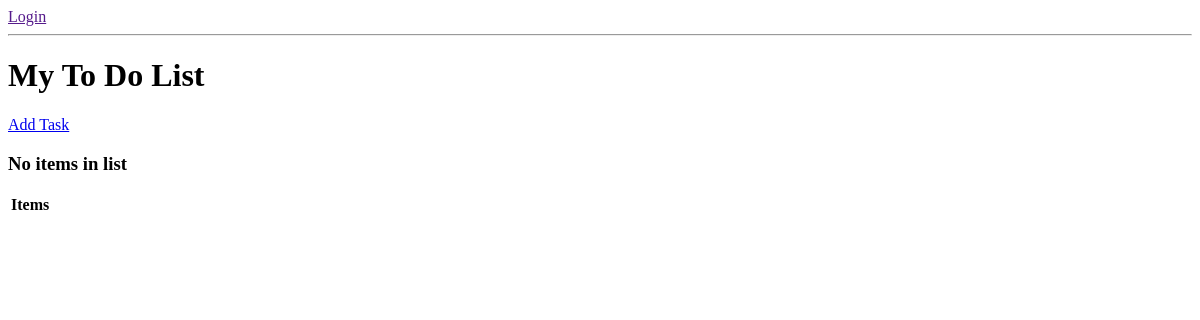
/, run on an earlier commit of the app's database.
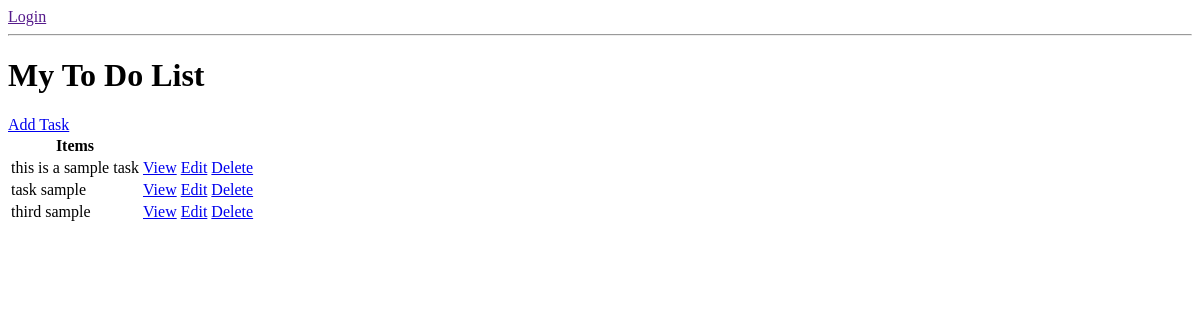
And on a later commit of the database.
### base/models.py (models this page shows, shortened)
class Task(models.Model):
    user = models.ForeignKey(
        User, on_delete=models.CASCADE, null=True, blank=True)
    title = models.CharField(max_length=200, null=True, blank=True)
    description = models.TextField(max_length=200, null=True, blank=True)
    complete = models.BooleanField(default=False)
    create = models.DateTimeField(auto_now_add=True)
    class Meta:
        ordering = ['complete']

### base/views.py (the view)
# urls.py: path('', TaskList.as_view(), name='tasks'),
class TaskList(ListView):
    model = Task
    context_object_name = 'tasks'

### base/templates/base/task_list.html
{% if request.user.is_authenticated %}
<p> Hi {{request.user}}, below is your To Do list !</p>
<a href=""> Logout </a>
{% else %}
<a href=""> Login </a>
{% endif %}
<hr>
<h1> My To Do List</h1>
<a href="{% url 'task-create' %}">Add Task</a>
<table>
    <tr>
        <th>Items</th>
        <th></th>
    </tr>
    {% for task in tasks %}
    <tr>
        <td>{{task.title}}</td>
        <td><a href="{% url 'task' task.id %}">View</a></td>
        <td><a href="{% url 'task-update' task.id %}">Edit</a></td>
        <td><a href="{% url 'task-delete' task.id %}">Delete</a></td>
    </tr>
    {% empty %}
    <h3> No items in list</h3>
    {% endfor %}
</table>

What changed in the data, as far as the page shows it:
added Task: title "this is a sample task"
added Task: title "task sample"
added Task: title "third sample"
Also different on the page:
text no longer shown: "No items in list"
